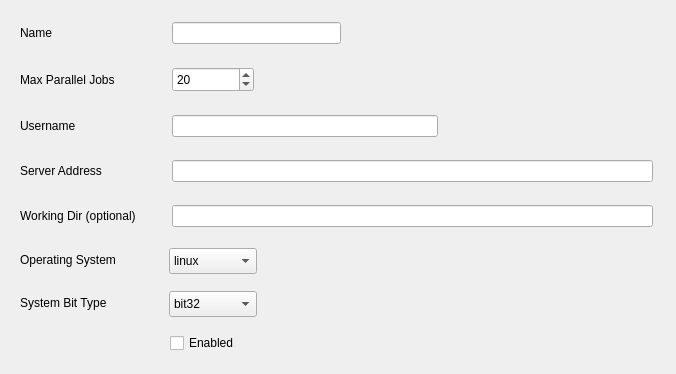
<?xml version="1.0" encoding="UTF-8"?>
<ui version="4.0">
 <class>NonEC2</class>
 <widget class="QWidget" name="NonEC2">
  <property name="geometry">
   <rect>
    <x>0</x>
    <y>0</y>
    <width>676</width>
    <height>374</height>
   </rect>
  </property>
  <property name="windowTitle">
   <string>Form</string>
  </property>
  <widget class="QLabel" name="max_parallel_jobsLabel">
   <property name="geometry">
    <rect>
     <x>20</x>
     <y>67</y>
     <width>140</width>
     <height>25</height>
    </rect>
   </property>
   <property name="text">
    <string>Max Parallel Jobs</string>
   </property>
  </widget>
  <widget class="QLabel" name="gridNameLabel">
   <property name="geometry">
    <rect>
     <x>20</x>
     <y>22</y>
     <width>140</width>
     <height>22</height>
    </rect>
   </property>
   <property name="text">
    <string>Name</string>
   </property>
  </widget>
  <widget class="QLineEdit" name="gridName">
   <property name="geometry">
    <rect>
     <x>172</x>
     <y>22</y>
     <width>169</width>
     <height>22</height>
    </rect>
   </property>
   <property name="readOnly">
    <bool>true</bool>
   </property>
  </widget>
  <widget class="QLineEdit" name="working_dir">
   <property name="geometry">
    <rect>
     <x>172</x>
     <y>205</y>
     <width>481</width>
     <height>22</height>
    </rect>
   </property>
   <property name="readOnly">
    <bool>true</bool>
   </property>
  </widget>
  <widget class="QLabel" name="serverLabel">
   <property name="geometry">
    <rect>
     <x>20</x>
     <y>160</y>
     <width>140</width>
     <height>22</height>
    </rect>
   </property>
   <property name="text">
    <string>Server Address</string>
   </property>
  </widget>
  <widget class="QSpinBox" name="max_parallel_jobs">
   <property name="geometry">
    <rect>
     <x>172</x>
     <y>67</y>
     <width>82</width>
     <height>25</height>
    </rect>
   </property>
   <property name="maximum">
    <number>999</number>
   </property>
   <property name="value">
    <number>20</number>
   </property>
  </widget>
  <widget class="QComboBox" name="os">
   <property name="geometry">
    <rect>
     <x>169</x>
     <y>248</y>
     <width>88</width>
     <height>26</height>
    </rect>
   </property>
   <item>
    <property name="text">
     <string>linux</string>
    </property>
   </item>
   <item>
    <property name="text">
     <string>win</string>
    </property>
   </item>
   <item>
    <property name="text">
     <string>mac</string>
    </property>
   </item>
  </widget>
  <widget class="QCheckBox" name="enabled">
   <property name="geometry">
    <rect>
     <x>170</x>
     <y>333</y>
     <width>93</width>
     <height>20</height>
    </rect>
   </property>
   <property name="text">
    <string>Enabled</string>
   </property>
  </widget>
  <widget class="QLabel" name="usernameLabel">
   <property name="geometry">
    <rect>
     <x>20</x>
     <y>115</y>
     <width>140</width>
     <height>22</height>
    </rect>
   </property>
   <property name="text">
    <string>Username</string>
   </property>
  </widget>
  <widget class="QLineEdit" name="server">
   <property name="geometry">
    <rect>
     <x>172</x>
     <y>160</y>
     <width>481</width>
     <height>22</height>
    </rect>
   </property>
   <property name="readOnly">
    <bool>true</bool>
   </property>
  </widget>
  <widget class="QLineEdit" name="username">
   <property name="geometry">
    <rect>
     <x>172</x>
     <y>115</y>
     <width>266</width>
     <height>22</height>
    </rect>
   </property>
   <property name="readOnly">
    <bool>true</bool>
   </property>
  </widget>
  <widget class="QComboBox" name="bit">
   <property name="geometry">
    <rect>
     <x>169</x>
     <y>291</y>
     <width>88</width>
     <height>26</height>
    </rect>
   </property>
   <item>
    <property name="text">
     <string>bit32</string>
    </property>
   </item>
   <item>
    <property name="text">
     <string>bit64</string>
    </property>
   </item>
  </widget>
  <widget class="QLabel" name="bitLabel">
   <property name="geometry">
    <rect>
     <x>20</x>
     <y>293</y>
     <width>140</width>
     <height>20</height>
    </rect>
   </property>
   <property name="text">
    <string>System Bit Type</string>
   </property>
  </widget>
  <widget class="QLabel" name="working_dirLabel">
   <property name="geometry">
    <rect>
     <x>20</x>
     <y>205</y>
     <width>140</width>
     <height>22</height>
    </rect>
   </property>
   <property name="text">
    <string>Working Dir (optional)</string>
   </property>
  </widget>
  <widget class="QLabel" name="osLabel">
   <property name="geometry">
    <rect>
     <x>20</x>
     <y>250</y>
     <width>140</width>
     <height>20</height>
    </rect>
   </property>
   <property name="text">
    <string>Operating System</string>
   </property>
  </widget>
 </widget>
 <resources/>
 <connections/>
</ui>
